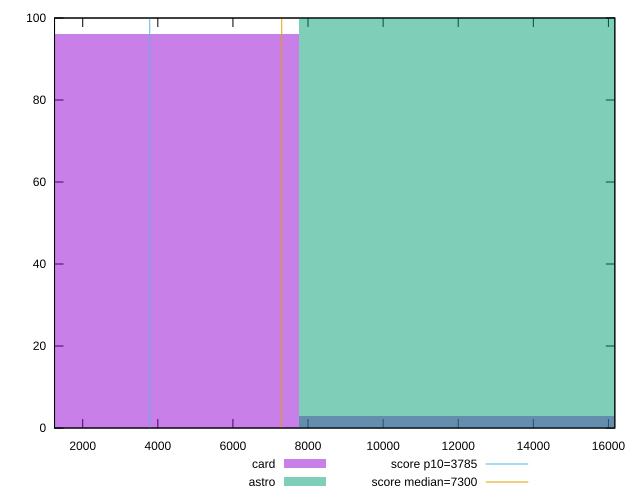

Write gnuplot code to recreate this figure.
reset

$card <<EOF
15527.946050295024 3
0 96
EOF

$astro <<EOF
15527.946050295024 100
EOF

set key outside below
set boxwidth 15527.946050295024
set xrange [1249.346:16170.149999999998]
set yrange [0:100]
set trange [0:100]
set style fill transparent solid 0.5 noborder

set parametric
set terminal svg size 640, 500 enhanced background rgb 'white'
set output "report/report_00029_2021-02-24T13-36-40.390Z/interactive/comparison/histogram/2_vs_3.svg"

plot $card title "card" with boxes, \
     $astro title "astro" with boxes, \
     3785,t title "score p10=3785", \
     7300,t title "score median=7300"

reset
